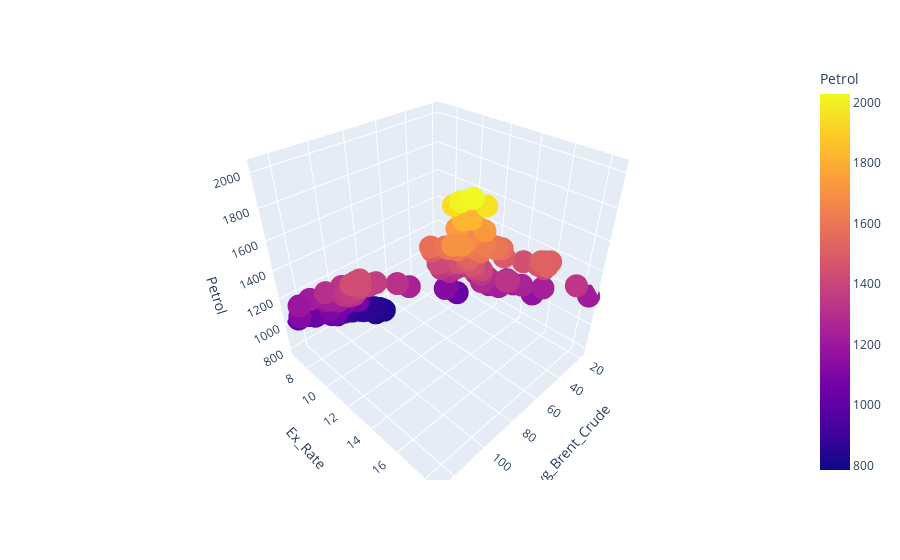

The cell this chart's notebook holds for it:
### Code cell
import plotly.express as px

fig = px.scatter_3d(dataset, x='Avg_Brent_Crude', y='Ex_Rate', z='Petrol', color='Petrol')
fig.show()

### Figure 1 — Plotly figure (JSON) as saved in the notebook; plotly's stock layout.template omitted (floating-point values rounded to 4 significant figures; data arrays with more than 128 entries replaced by an {"elided": "..."} marker saying what was removed)
{"data": [{"hovertemplate": "Avg_Brent_Crude=%{x}<br>Ex_Rate=%{y}<br>Petrol=%{marker.color}<extra></extra>", "legendgroup": "", "marker": {"color": {"elided": "146 float values"}, "coloraxis": "coloraxis", "symbol": "circle"}, "mode": "markers", "name": "", "scene": "scene", "showlegend": false, "type": "scatter3d", "x": {"elided": "146 float values"}, "y": {"elided": "146 float values"}, "z": {"elided": "146 float values"}}], "layout": {"coloraxis": {"colorbar": {"title": {"text": "Petrol"}}, "colorscale": [[0, "#0d0887"], [0.1111, "#46039f"], [0.2222, "#7201a8"], [0.3333, "#9c179e"], [0.4444, "#bd3786"], [0.5556, "#d8576b"], [0.6667, "#ed7953"], [0.7778, "#fb9f3a"], [0.8889, "#fdca26"], [1, "#f0f921"]]}, "legend": {"tracegroupgap": 0}, "margin": {"t": 60}, "scene": {"domain": {"x": [0, 1], "y": [0, 1]}, "xaxis": {"title": {"text": "Avg_Brent_Crude"}}, "yaxis": {"title": {"text": "Ex_Rate"}}, "zaxis": {"title": {"text": "Petrol"}}}}}
